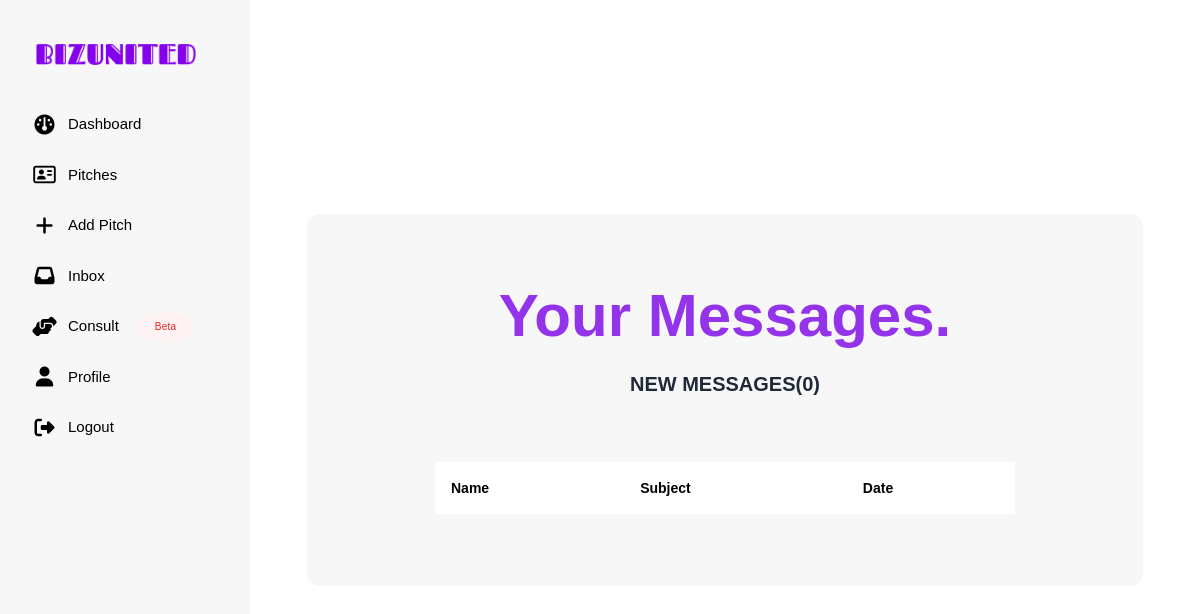
/messaging/inbox/ (signed in), run on an earlier commit of the app's database.
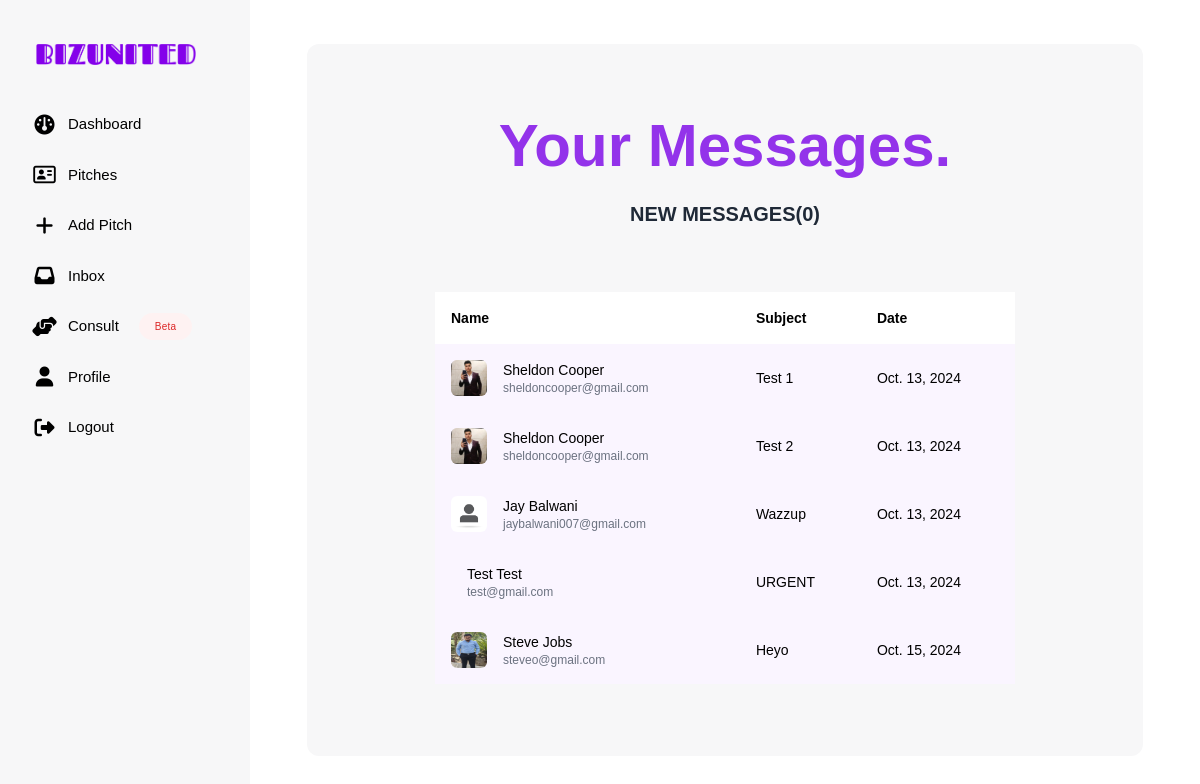
And on a later commit of the database.
### communications/models.py (models this page shows, shortened)
class Message(models.Model):
    sender = models.ForeignKey(Profile, on_delete=models.SET_NULL, blank=True, null=True)
    recipient = models.ForeignKey(Profile, on_delete=models.SET_NULL, blank=True, null=True, related_name='messages')
    is_read = models.BooleanField(default=False, null=True)
    name = models.CharField(max_length=200, null=True, blank=True)
    subject = models.CharField(max_length=200, null=True, blank=True)
    email = models.EmailField(max_length=200, null=True, blank=True)
    body = models.TextField()
    created = models.DateTimeField(auto_now_add=True)
    id = models.UUIDField(default=uuid.uuid4, primary_key=True, unique=True, editable=False)
    ordering = ['-created']

### users/models.py (models this page shows, shortened)
class Profile(models.Model):
    ROLE_VALUE = (
        ('inv', 'Investor'),
        ('ent', 'Entrepreneur'),
        ('con', 'Consultant')
        )
    user = models.OneToOneField(User, on_delete=models.CASCADE)
    username = models.CharField(max_length=200, null=True, blank=True)
    email = models.CharField(max_length=200, null=True, blank=True)
    role = models.CharField(max_length=200, choices=ROLE_VALUE)
    first_name = models.CharField(max_length=80, null=True, blank=True)
    last_name = models.CharField(max_length=80, null=True, blank=True)
    profile_pic = models.ImageField(null=True, blank=True, upload_to='profile_pictures/', default='profile_pictures/default.jpg')
    bio = models.TextField(blank=True, null=True)
    socials_linkedin = models.TextField(blank=True, null=True)
    created = models.DateTimeField(auto_now_add=True)
    id = models.UUIDField(default=uuid.uuid4, primary_key=True, unique=True, editable=False)

### communications/views.py (the view)
# urls.py: path('inbox/', views.inbox, name = 'inbox'),
@login_required(login_url='login')
def inbox(request):
    comms = Message.objects.filter(recipient=request.user.profile)
    unreadCount = len(Message.objects.filter(is_read=False, recipient=request.user.profile))
    context = {'comms': comms, 'unreadCount': unreadCount}
    return render(request, 'communications/inbox.html', context)

### communications/templates/communications/inbox.html
{% extends "main.html" %}
{% load static %}
{% block content %}
<div class="flex">
  {% if user.profile.entrepreneur %}
  {% include "side-nav-ent.html" %}
  {% elif user.profile.investor %}
  {% include "side-nav-inv.html" %}
  {% endif %}
    <div class="flex items-center justify-center w-[100%]">
        <div class="bg-[#f7f7f8] rounded-xl w-[88%] pb-12">
            <div class="max-w-4xl mx-auto font-[sans-serif] py-6 px-32 mt-12">
                <div class="text-center mb-16">
                  <h1 class="text-6xl font-extrabold text-purple-600">Your Messages.</h1>
                  <h4 class=" text-xl text-gray-800 font-semibold mt-6">NEW MESSAGES({{unreadCount}})</h4>
                </div>
                <div class="overflow-x-auto font-[sans-serif]">
                    <table class="min-w-full bg-white">
                      <thead class="whitespace-nowrap">
                        <tr>
                          <th class="p-4 text-left text-sm font-semibold text-black">
                            Name
                          </th>
                          <th class="p-4 text-left text-sm font-semibold text-black">
                            Subject
                          </th>
                          <th class="p-4 text-left text-sm font-semibold text-black">
                            Date
                          </th>
                        </tr>
                      </thead>
                      <tbody class="whitespace-nowrap">
                        {% for comm in comms  %}
                        {% if comm.is_read %}
                        <tr class="bg-purple-50">
                        {% else %}
                        <tr class="">
                        {% endif %}
                                <td class="p-4 text-sm">
                                    <div class="flex items-center cursor-pointer w-max">
                                        {% if comm.sender.profile_pic %}
                                    <a href="{% url 'single-message' comm.id %}">
                                        <img src='{{comm.sender.profile_pic.url}}' class="w-9 h-9 rounded-md shrink-0" />
                                    </a>
                                        {% endif %}
                                        <div class="ml-4">
                                    <a href="{% url 'single-message' comm.id %}">
                                            <p class="text-sm text-black">{{comm.sender.first_name}} {{comm.sender.last_name}}</p>
                                            <p class="text-xs text-gray-500">{{comm.sender.email}}</p>
                                    </a>
                                        </div>
                                    </div>
                                </td>
                                <td class="p-4 text-sm">
                                    <div class="">
                                         <a href="{% url 'single-message' comm.id %}">
                                            {{comm.subject}}
                                         </a>
                                    </div>
                                </td>
                                <td class="p-4 text-sm">
                                    <a href="{% url 'single-message' comm.id %}">
                                     {{comm.created.date}}
                                    </a>
                                </td>
                            </tr>
                        {% endfor %}
                    </tbody>
                    </table>
                  </div>
            </div>
        </div>
    </div>
</div>
{% endblock content %}

What changed in the data, as far as the page shows it:
added Message: sender.profile_pic (picture), sender.first_name "Sheldon", sender.last_name "Cooper", sender.email "sheldoncooper@gmail.com", subject "Test 1", created "Oct. 13, 2024"
added Message: sender.profile_pic (picture), sender.first_name "Sheldon", sender.last_name "Cooper", sender.email "sheldoncooper@gmail.com", subject "Test 2", created "Oct. 13, 2024"
added Message: sender.profile_pic (placeholder picture), sender.first_name "Jay", sender.last_name "Balwani", sender.email "jaybalwani007@gmail.com", subject "Wazzup", created "Oct. 13, 2024"
added Message: sender.first_name "Test", sender.last_name "Test", sender.email "test@gmail.com", subject "URGENT", created "Oct. 13, 2024"
added Message: sender.profile_pic (picture), sender.first_name "Steve", sender.last_name "Jobs", sender.email "steveo@gmail.com", subject "Heyo", created "Oct. 15, 2024"
